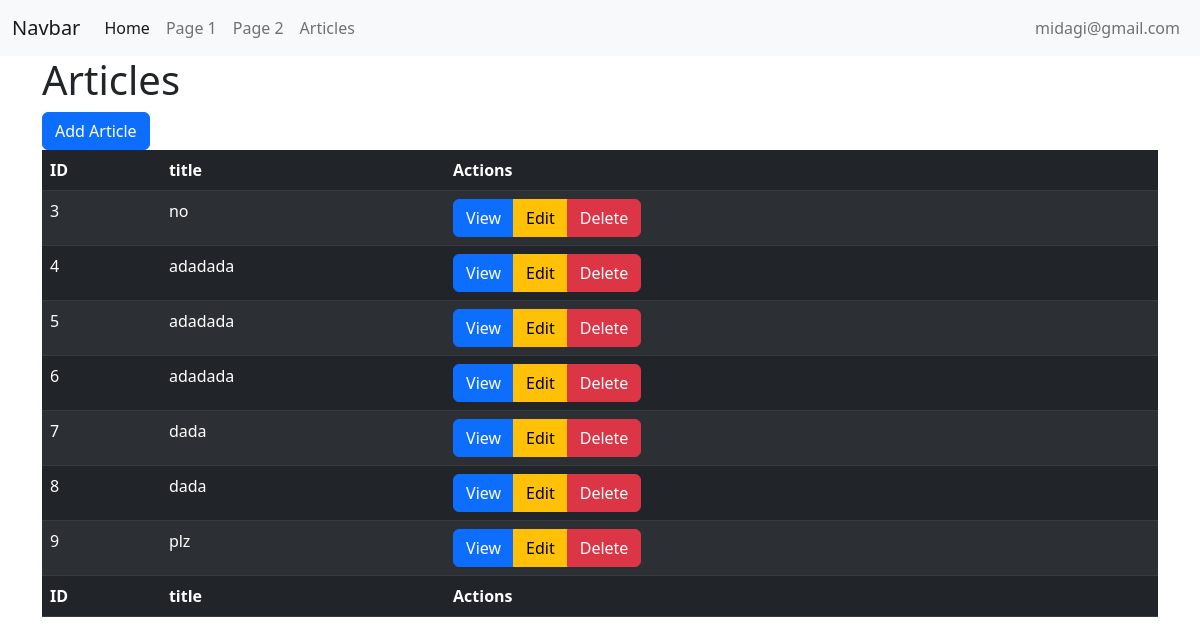
The page /articles (signed in) on the database its author committed.
### tables this page shows
CREATE TABLE users
(
    id       integer
        primary key autoincrement,
    email    varchar(1023) not null
        unique,
    password varchar(1023) not null
);

CREATE TABLE articles
(
    id    integer
        primary key autoincrement,
    title varchar(255) not null,
    body  text         not null
);

### helpers.php (called while the page is built, shortened)
<?php
function view($viewName, $vars=[]){
    extract($vars);
    include "views/$viewName.php";
}
function auth(){
    return User::auth();
}

### src/Controllers/ArticleController.php (called while the page is built, shortened)
<?php
class ArticleController {
    public function index(){
        $articles = Article::all();
        view('articles/index', compact('articles'));
    }
}

### src/DB.php (called while the page is built, shortened)
<?php
class DB {
    protected $conn;
    public function __construct()
    {
        $this->conn = new PDO('sqlite:database.sqlite');
        $this->conn->setAttribute(PDO::ATTR_ERRMODE, PDO::ERRMODE_EXCEPTION);
    }
    public function all($table, $model){
        $stmt = $this->conn->prepare("SELECT * FROM $table");
        $stmt->execute();
        $stmt->setFetchMode(PDO::FETCH_CLASS, $model);
        return $stmt->fetchAll();
    }
    public function find($table, $model, $id){
        $stmt = $this->conn->prepare("SELECT * FROM $table WHERE id=$id");
        $stmt->execute();
        $stmt->setFetchMode(PDO::FETCH_CLASS, $model);
        return $stmt->fetch();
    }
}

### src/Models/Model.php (called while the page is built, shortened)
<?php
class Model {
    protected static $table;
    public static function all(){
        $db = new DB();
        return $db->all(static::$table, static::class);
    }
    public static function find($id){
        $db = new DB();
        return $db->find(static::$table, static::class, $id);
    }
}

### src/Models/User.php (called while the page is built, shortened)
<?php
class User extends Model {
    public static function auth(){
        if(isset($_SESSION['userid'])){
           return self::find($_SESSION['userid']);
        } else{
            return false;
        }
    }
}

### views/articles/index.php (the view)
<?php include 'views/partials/header.php'; ?>
<h1>Articles</h1>
<a href="/articles/create" class="btn btn-primary">Add Article</a>
    <table  class="table table-striped table-dark">
        <thead>
            <th>ID</th>
            <th>title</th>
            <th>Actions</th>
        </thead>
    <tbody>
        <?php foreach($articles as $article): ?>
            <tr>
                <td><?=$article->id?></tbd>
                <td><?=$article->title?></tbd>
                <td>
                    <div class="btn-group">
                        <a href="/articles/view?id=<?=$article->id?>" class="btn btn-primary">View</a>
                        <a href="/articles/edit?id=<?=$article->id?>" class="btn btn-warning">Edit</a>
                        <a href="/articles/delete?id=<?=$article->id?>" class="btn btn-danger">Delete</a>
                    </div>
                </td>
            </tr>
        <?php endforeach; ?>
    </tbody>
    <tfoot>
            <th>ID</th>
            <th>title</th>
            <th>Actions</th>
        </tfoot>
    </table>
<?php include 'views/partials/footer.php'; ?>

### views/partials/nav.php (shortened to what this page needs)
<nav class="navbar navbar-expand-lg bg-light">
        <div class="container-fluid">
            <a class="navbar-brand" href="#">Navbar</a>
            <div class="collapse navbar-collapse" id="navbarNav">
                <ul class="navbar-nav">
                    <li class="nav-item">
                        <a class="nav-link active" aria-current="page" href="/">Home</a>
                    </li>
                    <li class="nav-item">
                        <a class="nav-link" href="/page1">Page 1</a>
                    </li>
                    <li class="nav-item">
                        <a class="nav-link" href="/page2">Page 2</a>
                    </li>
                    <li class="nav-item">
                        <a class="nav-link" href="/articles">Articles</a>
                    </li>
                </ul>
                <ul class="navbar-nav ms-auto">
                    <?php if(auth()): ?>
                    <li class="nav-item">
                        <a class="nav-link" href="/login"><?=auth()->email?></a>
                    </li>
                <?php endif; ?>
                </ul>
            </div>
        </div>
</nav>

### rows shown on the page
users: email "midagi@gmail.com"
articles: id "3", title "no"
articles: id "4", title "adadada"
articles: id "5", title "adadada"
articles: id "6", title "adadada"
articles: id "7", title "dada"
articles: id "8", title "dada"
articles: id "9", title "plz"
